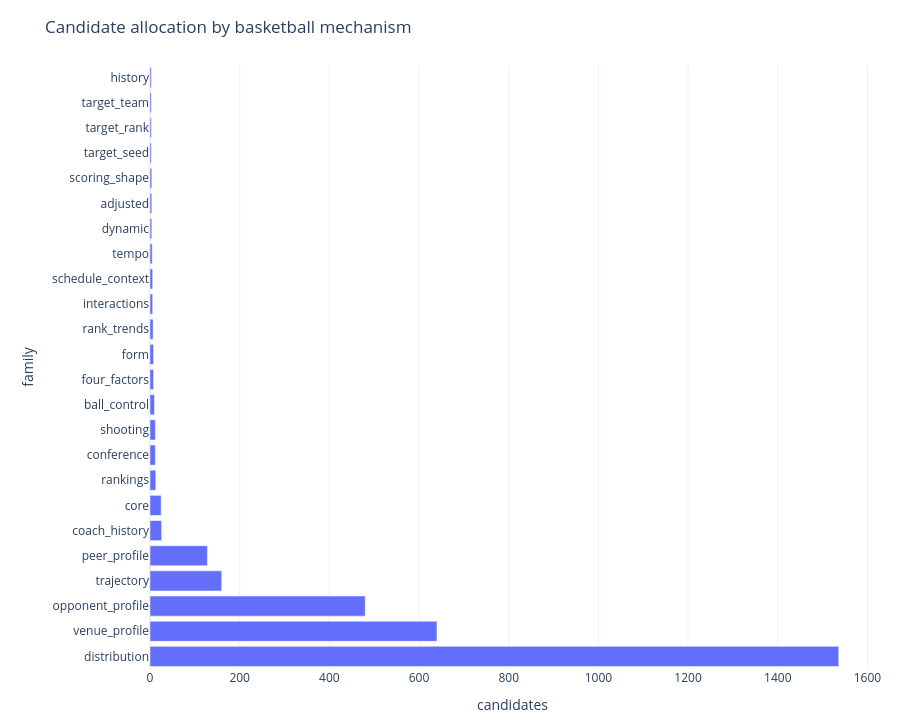

Write notebook code for a chart like this one.
### Markdown cell above
## The candidate space

The existing 124 signals are supplemented by 2,944 distribution, venue, opponent-strength, trajectory and peer-profile candidates, plus 26 official coach-history and 12 conference-strength signals. Fixed windows cover the season, last seven games, last 30 days and last 60 days. Summaries cover center, spread, tails, skew and support. Rates use basketball denominators; undefined rates stay missing. Candidate counts are not independent statistical hypotheses: correlation screening deliberately removes redundant representations.

### Code cell
registry = pd.read_csv(RESULTS / "feature_registry.csv")
assert registry.feature.is_unique and len(registry) == 3106
assert not {"y", "ID", "Season", "DayNum"}.intersection(registry.feature)
inventory = registry.groupby("family").agg(candidates=("feature", "size"), provenance=("source", "first")).reset_index()
table(inventory)
bar_view(inventory, "family", "candidates", "Candidate allocation by basketball mechanism")

### Figure 1 — Plotly figure (JSON) as saved in the notebook; plotly's stock layout.template omitted (floating-point values rounded to 4 significant figures)
{"data": [{"customdata": [["prior-season NCAA results and seeds"], ["NCAA team outcomes from strictly earlier training seasons"], ["NCAA outcomes grouped by historical pre-cutoff Massey decile"], ["NCAA outcomes grouped by historical season seed"], ["current regular-season compact/detailed results and tournament seeds"], ["current regular-season compact/detailed results and tournament seeds"], ["regular-season compact history at or before DayNum 132"], ["current regular-season compact/detailed results and tournament seeds"], ["current regular-season compact/detailed results and tournament seeds"], ["current regular-season compact/detailed results and tournament seeds"], ["matched Massey systems at historical as-of cutoffs"], ["current regular-season compact/detailed results and tournament seeds"], ["current regular-season compact/detailed results and tournament seeds"], ["current regular-season compact/detailed results and tournament seeds"], ["current regular-season compact/detailed results and tournament seeds"], ["official annual membership and pre-cutoff interconference games"], ["Massey publication cohorts at or before DayNum 132"], ["current regular-season compact/detailed results and tournament seeds"], ["official coach intervals; strictly prior-season outcomes"], ["same-season pre-cutoff peer ranks and normalization"], ["pre-cutoff daily rates, slopes and momentum"], ["pre-cutoff opponents grouped by current legal strength"], ["pre-cutoff home, away and neutral game cohorts"], ["pre-cutoff detailed game distributions across fixed windows"]], "hovertemplate": "candidates=%{x}<br>family=%{y}<br>provenance=%{customdata[0]}<extra></extra>", "legendgroup": "", "marker": {"color": "#636efa", "pattern": {"shape": ""}}, "name": "", "orientation": "h", "showlegend": false, "textposition": "auto", "type": "bar", "x": [3, 3, 3, 3, 4, 4, 4, 5, 6, 6, 7, 8, 8, 10, 12, 12, 13, 25, 26, 128, 160, 480, 640, 1536], "xaxis": "x", "y": ["history", "target_team", "target_rank", "target_seed", "scoring_shape", "adjusted", "dynamic", "tempo", "schedule_context", "interactions", "rank_trends", "form", "four_factors", "ball_control", "shooting", "conference", "rankings", "core", "coach_history", "peer_profile", "trajectory", "opponent_profile", "venue_profile", "distribution"], "yaxis": "y"}], "layout": {"barmode": "relative", "height": 724, "legend": {"tracegroupgap": 0}, "margin": {"b": 55, "l": 150, "r": 25, "t": 65}, "title": {"text": "Candidate allocation by basketball mechanism"}, "xaxis": {"anchor": "y", "domain": [0.0, 1.0], "title": {"text": "candidates"}}, "yaxis": {"anchor": "x", "autorange": "reversed", "domain": [0.0, 1.0], "title": {"text": "family"}}}}
